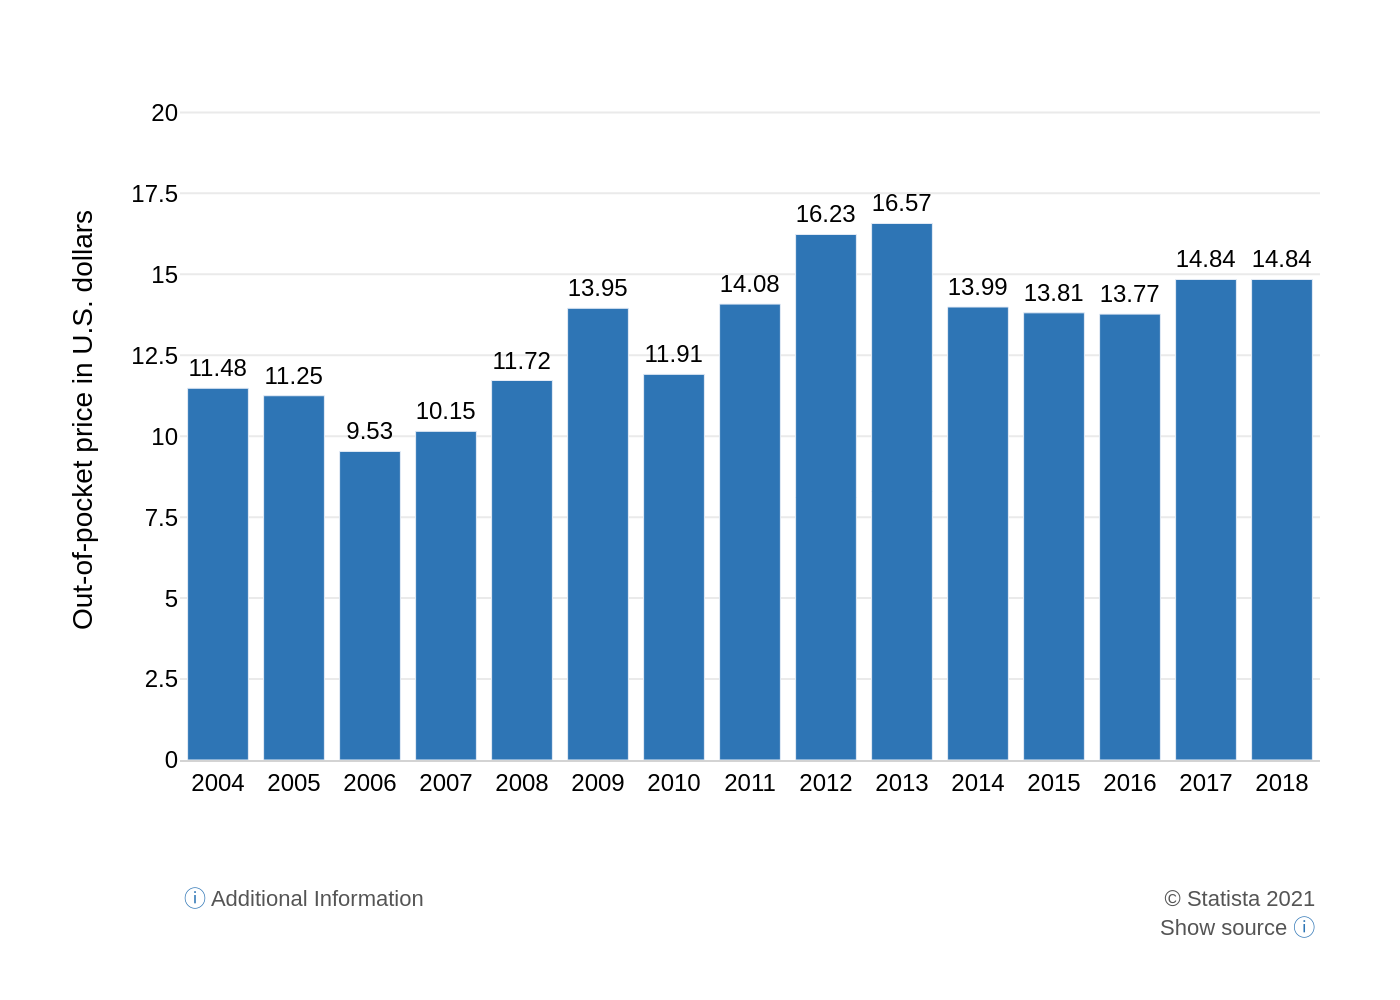

Reproduce this figure in Python.
import sys
import json
import os
import plotly.graph_objects as go

if len(sys.argv) != 2:
    print("Usage: python recreate_chart.py <path_to_json_file>")
    sys.exit(1)

json_path = sys.argv[1]

if not os.path.exists(json_path):
    print(f"Error: File not found at {json_path}")
    sys.exit(1)

with open(json_path, 'r', encoding='utf-8') as f:
    chart_config = json.load(f)

chart_data = chart_config.get('chart_data', [])
texts = chart_config.get('texts', {})
colors = chart_config.get('colors', [])

fig = go.Figure()

for i, series in enumerate(chart_data):
    fig.add_trace(go.Bar(
        x=series['x'],
        y=series['y'],
        name=series.get('name', ''),
        marker_color=colors[i % len(colors)],
        text=series['y'],
        textposition='outside',
        texttemplate='%{text:.2f}',
        cliponaxis=False,
        textfont=dict(
            family="Arial",
            size=12,
            color='black'
        )
    ))

annotations = []
if texts.get('source_left'):
    annotations.append(
        dict(
            xref="paper", yref="paper",
            x=0, y=-0.18,
            xanchor='left', yanchor='top',
            text=texts['source_left'],
            showarrow=False,
            font=dict(family="Arial", size=11, color="#555555")
        )
    )

if texts.get('source_right'):
    annotations.append(
        dict(
            xref="paper", yref="paper",
            x=1, y=-0.18,
            xanchor='right', yanchor='top',
            text=texts['source_right'],
            showarrow=False,
            align='right',
            font=dict(family="Arial", size=11, color="#555555")
        )
    )

fig.update_layout(
    plot_bgcolor='white',
    paper_bgcolor='white',
    font=dict(family="Arial", size=12, color='black'),
    showlegend=False,
    xaxis=dict(
        title_text=texts.get('x_axis_title'),
        showgrid=False,
        showline=True,
        linecolor='lightgrey'
    ),
    yaxis=dict(
        title_text=texts.get('y_axis_title'),
        range=[0, 21],
        tickvals=[0, 2.5, 5, 7.5, 10, 12.5, 15, 17.5, 20],
        gridcolor='#EAEAEA',
        zeroline=False,
        showline=False
    ),
    margin=dict(l=90, r=40, t=40, b=120),
    annotations=annotations
)

base_filename = os.path.splitext(os.path.basename(json_path))[0]
output_filename = f"{base_filename}.png"

fig.write_image(output_filename, scale=2)

print(f"Chart saved to {output_filename}")
